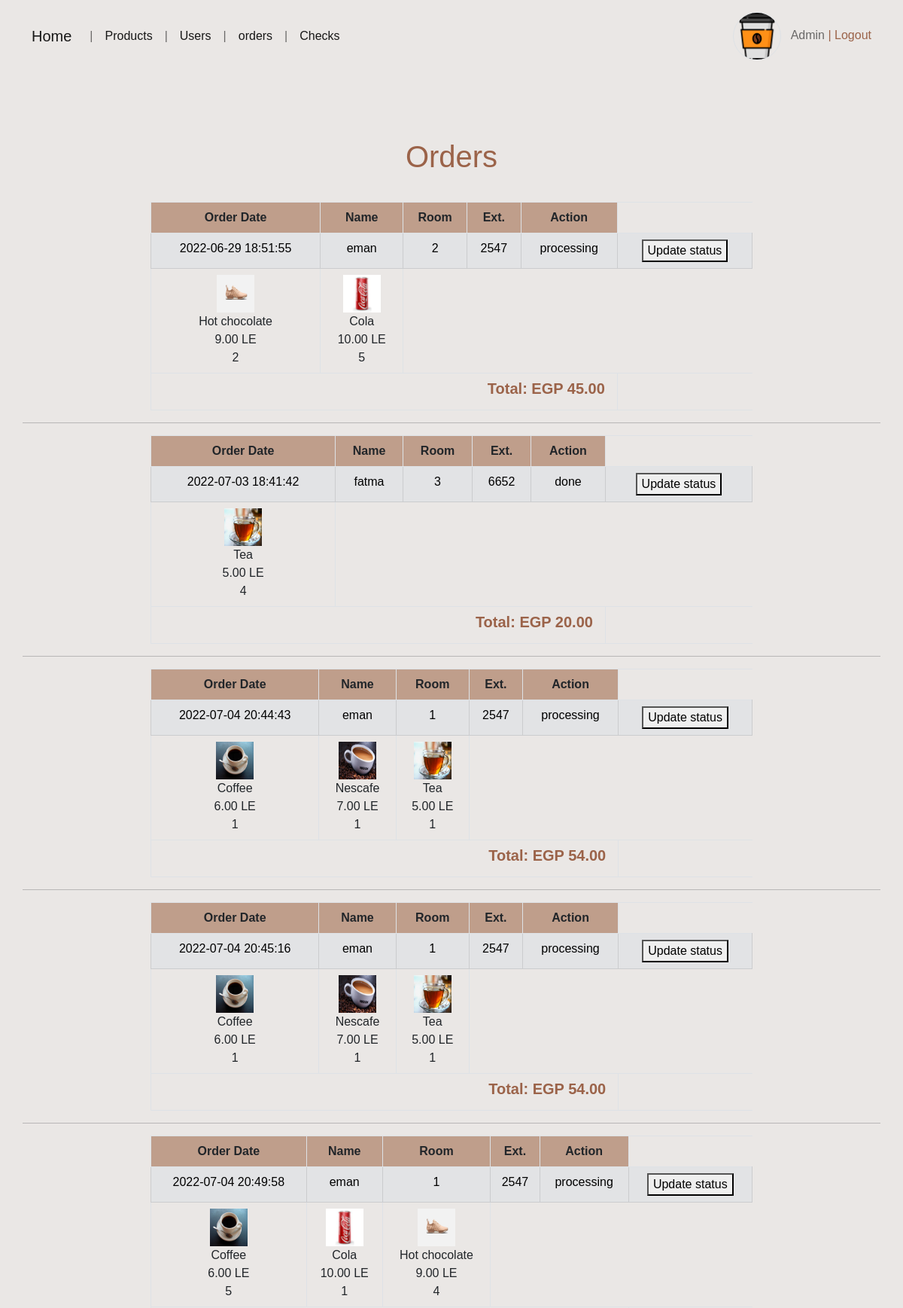
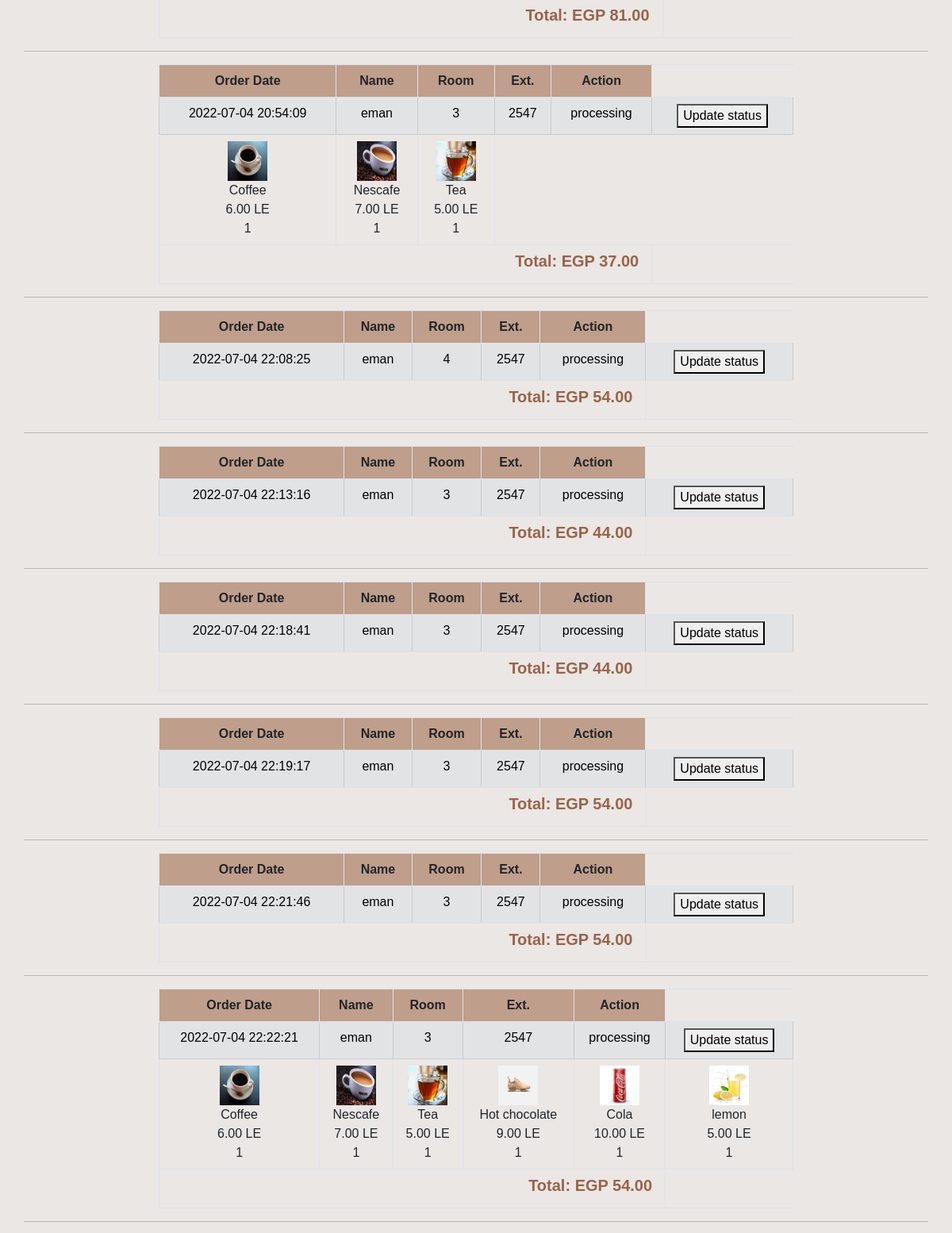
The app's page /ordersall.php (signed in, upper part) with its own data (2 pictures, top to bottom).
### tables this page shows
CREATE TABLE `orders` (
  `id` int(11) NOT NULL,
  `user_id` int(11) DEFAULT NULL,
  `status` enum('processing','out for delivery','done') NOT NULL DEFAULT 'processing',
  `total_price` decimal(8,2) NOT NULL,
  `room_no` int(11) NOT NULL,
  `notes` varchar(255) DEFAULT NULL,
  `order_date` datetime NOT NULL DEFAULT current_timestamp()
);

CREATE TABLE `users` (
  `id` int(11) NOT NULL,
  `name` varchar(255) NOT NULL,
  `email` varchar(255) NOT NULL,
  `password` varchar(255) NOT NULL,
  `room_no` int(11) NOT NULL,
  `ext` varchar(255) DEFAULT NULL,
  `img` varchar(255) NOT NULL
);

### ordersall.php (the view, shortened to what this page needs)
<?php
 if (!empty($_SESSION['admin'])) {
  ?>
<!DOCTYPE html>
<html lang="en">
<head>
    <?php require "headerlinks.php"?>
</head>
<body>
<?php require 'adminnavbar.php'; ?>
<section class="section mt-5">
        <div class="container">
            <div class="row">
                <div class="col-md-12">
                  <div class=" d-flex  row">
                    <h1 class=" text-center mt-5 justify-content-center title fs-1">Orders</h1>
<?php
require  "connection.php";
$queryString=$connection->prepare('SELECT users.id, users.ext,orders.room_no,users.name,orders.order_date ,orders.status ,orders.id as orderID ,orders.total_price FROM users,orders WHERE users.id=orders.user_id');
$queryString->execute();
$orders=$queryString->fetchAll();
foreach($orders as $order){
   $id=$order['id'];
   $orderId=$order['orderID'];
   echo "<table class='text-center table table-bordered mx-auto '>
   <tr class='table-havan'>
     <th>Order Date</th>
     <th>Name </th>
     <th>Room</th>
     <th>Ext.</th>
     <th>Action</th>
     <tr class='table-secondary'><td>";
   echo $order['order_date'];
   echo "</td><td>";
   echo $order['name'];
   echo "</td><td>";
   echo $order['room_no'];
   echo "</td><td>";
   echo $order['ext']."</td>";
   echo "<td>". $order['status']."</td>";
   echo"<td><button onclick='update(event)'> Update status</button> <select  style='display:none;' class='selectStatus' name'updated_status' onchange='setnewstatus(this.value,$orderId)'>
   <option> select new status</option>
   <option value='out for delivery'> out for delivery</option>
             <option value='done'>done</option>
   </td>";
   echo "</tr>";
$queryString=$connection->prepare("SELECT DISTINCT products.img,products.name,products.price ,order_details.qty FROM
products,order_details,orders,users WHERE products.id=order_details.product_id
AND orders.id=order_details.order_id AND users.id=orders.user_id AND users.id=$id  AND orders.id=$orderId;");
$queryString->execute();
$orderspecfic=$queryString->fetchAll();
echo "<tr>";
foreach($orderspecfic as $orderdeta){
  echo "<td>";
  echo "<img style='width:50px ; height:50px' src=productphoto/".$orderdeta['img']."><br>";
  echo $orderdeta['name'].'<br>';
  echo  $orderdeta['price'].' LE<br>';
  echo $orderdeta['qty'].'</td>';
}
echo "</tr>";
echo "<tr class='text-end'><td colspan='5'><h4 class='title fs-5 p-0 m-0 pe-2 fw-bold'> Total: EGP ".$order['total_price']."<h4></td></tr>";
echo "</table><hr>";
}
?>
                    </div>
                </div>
            </div>
        </div>
</section>
</body>
</html>
<?php
 }
 else {
  header("Location:index.php");
 }
 ?>

### css/main.css (style rules this page uses)
* { font-family: "Poppins", "Arial", "Helvetica Neue", sans-serif; outline:none !important; }
body { background-color: #eae7e5; }
.title { font-size: 23px; color: #9b6349; font-weight: 400; margin-bottom: 36px; }

### ordersall.php (style rules this page uses)
.table-havan { background-color: #bf9e8b; }
table { width: 50rem !important; }

### records on screen
orders: order_date "2022-06-29 18:51:55", user.name "eman", room_no "2", user.ext "2547", status "processing", name "Hot chocolate", price "9.00", qty "2", name "Cola", price "10.00", qty "5", total_price "45.00"
orders: order_date "2022-07-03 18:41:42", user.name "fatma", room_no "3", user.ext "6652", status "done", name "Tea", price "5.00", qty "4", total_price "20.00"
orders: order_date "2022-07-04 20:44:43", user.name "eman", room_no "1", user.ext "2547", status "processing", name "Coffee", price "6.00", qty "1", name "Nescafe", price "7.00", name "Tea", price "5.00", total_price "54.00"
orders: order_date "2022-07-04 20:45:16", user.name "eman", room_no "1", user.ext "2547", status "processing", name "Coffee", price "6.00", qty "1", name "Nescafe", price "7.00", name "Tea", price "5.00", total_price "54.00"
orders: order_date "2022-07-04 20:49:58", user.name "eman", room_no "1", user.ext "2547", status "processing", name "Coffee", price "6.00", qty "5", name "Cola", price "10.00", qty "1", name "Hot chocolate", price "9.00", qty "4", total_price "81.00"
orders: order_date "2022-07-04 20:54:09", user.name "eman", room_no "3", user.ext "2547", status "processing", name "Coffee", price "6.00", qty "1", name "Nescafe", price "7.00", name "Tea", price "5.00", total_price "37.00"
orders: order_date "2022-07-04 22:08:25", user.name "eman", room_no "4", user.ext "2547", status "processing", total_price "54.00"
orders: order_date "2022-07-04 22:13:16", user.name "eman", room_no "3", user.ext "2547", status "processing", total_price "44.00"
orders: order_date "2022-07-04 22:18:41", user.name "eman", room_no "3", user.ext "2547", status "processing", total_price "44.00"
orders: order_date "2022-07-04 22:19:17", user.name "eman", room_no "3", user.ext "2547", status "processing", total_price "54.00"
orders: order_date "2022-07-04 22:21:46", user.name "eman", room_no "3", user.ext "2547", status "processing", total_price "54.00"
orders: order_date "2022-07-04 22:22:21", user.name "eman", room_no "3", user.ext "2547", status "processing", name "Coffee", price "6.00", qty "1", name "Nescafe", price "7.00", name "Tea", price "5.00", name "Hot chocolate", price "9.00", name "Cola", price "10.00", name "lemon", total_price "54.00"
